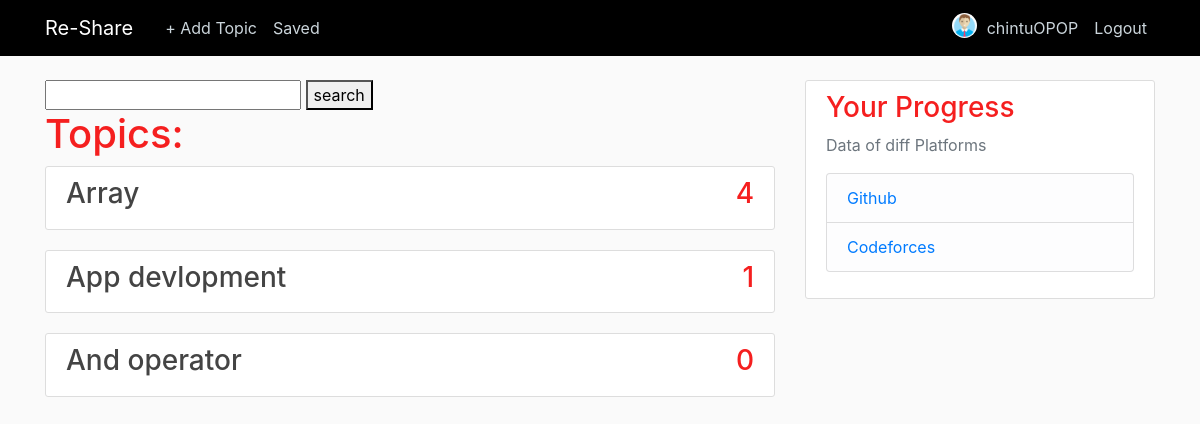
Screenshot of /userfp/ (signed in) with the database file from the repository.
### users/models.py (models this page shows, shortened)
class Profile(models.Model):
	user = models.OneToOneField(User, on_delete= models.CASCADE)
	image = models.ImageField(default = 'default.png', upload_to = 'profile_pics')

### resource/models.py (models this page shows, shortened)
class Topic(models.Model):
	name = models.CharField(max_length=500,null=False,blank=False)
	created = models.DateTimeField('date created', default = timezone.now)
	last_updated = models.DateTimeField('last updated', default = timezone.now)
	user =  models.ForeignKey(User,on_delete=models.PROTECT)

### resource/views.py (the view)
# urls.py: path('userfp/', res_views.userhome , name = 'userhome'),
@login_required
def userhome(request):
    context = {
        'topic': Topic.objects.all().annotate(Material_count=Count('material')).order_by('-Material_count')
    }
    if 'qname' in request.GET:
    	query = request.GET['qname']
    	print(query)
    	if query != "":
    		topicop = Topic.objects.filter(name__icontains =query).annotate(Material_count=Count('material')).order_by('-Material_count')
    		context['topicop'] = topicop
    return render(request, 'resource/userhome.html', context)

### resource/templates/resource/userhome.html (shortened to what this page needs)
{% extends "users/home.html" %}
{% block content %}
  <form method="get">
    <input type="text" name="qname">
    <button type="submit">search </button>
  </form>
    <h1>Topics:</h1>
    {% for topic in topic %}
        <article class="media content-section">
          <div class="media-body">
            <h3><a class="article-title" href="{% url 'detail' topic.id %}">{{ topic.name }}</a></h3>
          </div>
          <h3>{{ topic.Material_count }}</h3>
        </article>
    {% endfor %}
{% endblock content %}

### users/templates/users/home.html (shortened to what this page needs)
{% load static %}
<!DOCTYPE html>
<html>
<head>
    <link rel="stylesheet" href="https://maxcdn.bootstrapcdn.com/bootstrap/4.0.0/css/bootstrap.min.css">
    <link rel="stylesheet" type="text/css" href="{% static 'users/main.css' %}">
</head>
<body>
	<header class="site-header">
  <nav class="navbar navbar-expand-md navbar-dark bg-steel fixed-top">
    <div class="container">
      <a class="navbar-brand mr-4" href="{% url 'userhome' %}">Re-Share</a>
      <div class="collapse navbar-collapse" id="navbarToggle">
        <div class="navbar-nav mr-auto">
          {% if user.is_authenticated %}
          <a class="nav-item nav-link" href="{% url 'addtopic' %}">+ Add Topic</a>
          <a class="nav-item nav-link" href="{% url 'favourite' %}">Saved</a>
          {% else %}
          <a class="nav-item nav-link" href="#">About</a>
          {% endif %}
        </div>
        <div class="navbar-nav">
          {% if user.is_authenticated %}
          <img class="rounded-circle article-img" src="{{ user.profile.image.url }}">
          <a class="nav-item nav-link" href="{% url 'profile' %}">{{ user.username }}</a>
          <a class="nav-item nav-link" href="{% url 'logout' %}">Logout</a>
          {% else %}
          <a class="nav-item nav-link" href="{% url 'login' %}">Login</a>
          <a class="nav-item nav-link" href="{% url 'register' %}">Register</a>
          {% endif %}
        </div>
      </div>
    </div>
  </nav>
</header>
<main role="main" class="container">
  <div class="row">
    <div class="col-md-8">
      {% block content %}{% endblock %}
    </div>
    <div class="col-md-4">
      <div class="content-section">
        <h3>Your Progress</h3>
        <p class='text-muted'>Data of diff Platforms
          <ul class="list-group">
            <li class="list-group-item list-group-item-light"><a href="/github">Github</a></li>
            <li class="list-group-item list-group-item-light"><a href="/cf">Codeforces</a></li>
          </ul>
        </p>
      </div>
    </div>
  </div>
</main>
</body>
</html>

### users/static/users/main.css (style rules this page uses)
body { background: #fafafa; color: #333333; margin-top: 5rem; }
h1, h2, h3, h4, h5, h6 { color: #f51f1f; }
ul { margin: 0; }
.bg-steel { background-color: #000000; }
.site-header .navbar-nav .nav-link { color: #cbd5db; }
.content-section { background: #ffffff; padding: 10px 20px; border: 1px solid #dddddd; border-radius: 3px; margin-bottom: 20px; }
.article-title { color: #444444; }
.article-img { height: 25px; width: 25px; margin-top: 5px; margin-right: 2px; }

### rows the page displays
Topic: name "Array", Material_count "4"
Topic: name "App devlopment", Material_count "1"
Topic: name "And operator", Material_count "0"

### other values shown
{{ user.username }} "chintuOPOP"
